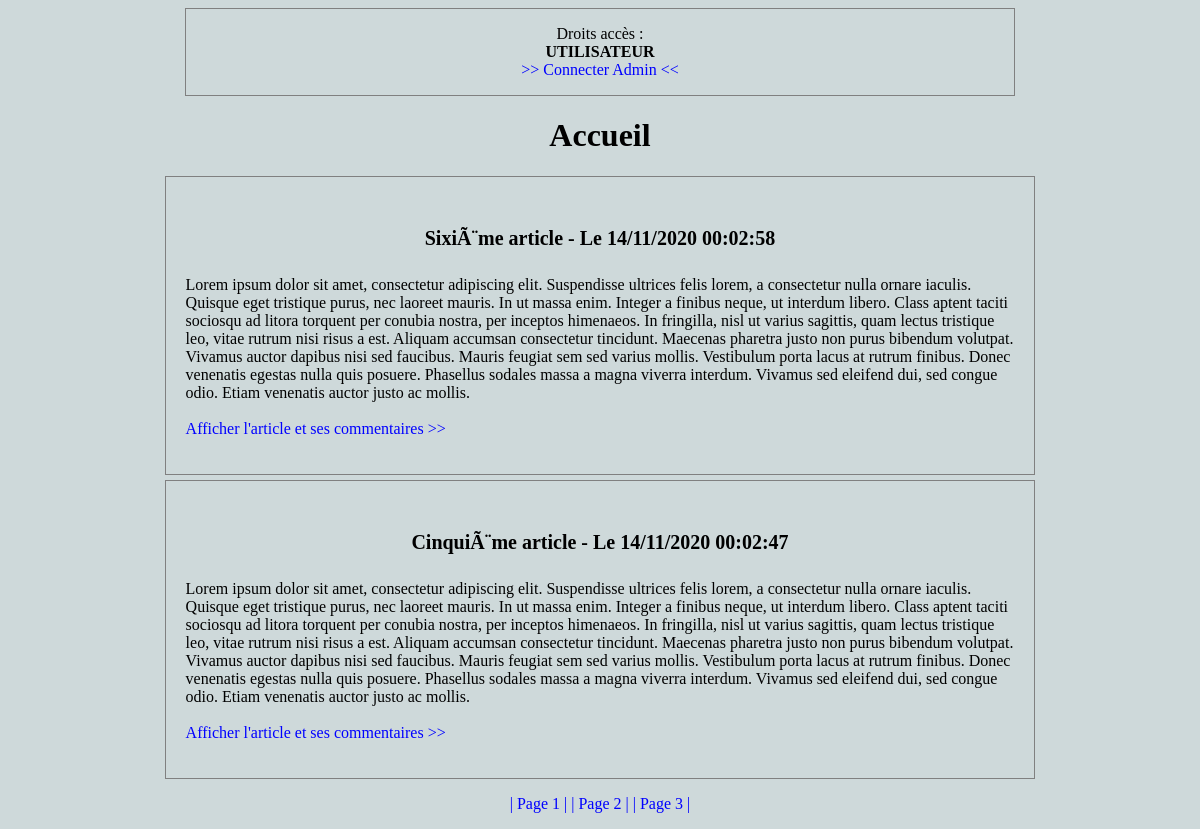
The app's page /tp-blog/index.php with its own data.
### tables this page shows
CREATE TABLE articles
(
  id            TINYINT(1)    UNSIGNED NOT NULL AUTO_INCREMENT,    
  titre         VARCHAR(50)   NOT NULL,                            
  contenu       TEXT          NOT NULL,                            
  date_creation DATETIME      NOT NULL DEFAULT CURRENT_TIMESTAMP,  
	
  PRIMARY KEY (id) 
	
);

### tp-blog/fonctions.php (called while the page is built)
<?php
function numero_page()
{
    if(isset($_GET['num_page']))
    {
        $num_page = htmlspecialchars($_GET['num_page']);
        $num_page = (int)$num_page;
        if($num_page > 100)
        {
            ?>
                <section class="bloc center padding"  style="text-align:center;">
                <h2>Le numéro de page est supérieur à 100, c'est étrange ;)</h2>
                </section>
            <?php
         }
    }
    else
    {
        $num_page = 1;
    }
    return $num_page;
}

### tp-blog/index.php (the view, shortened to what this page needs)
<?php include('fonctions.php');?>
<!DOCTYPE html>
<html lang="fr">
<head>
    <link rel="stylesheet" href="style.css">
</head>
<body>
    <section class="bloc center">
        <p style="text-align:center;">
            Droits accès :<br>
            <?php include('afficher-acces.php'); ?>
        </p>
    </section>
    <h1>Accueil</h1>
    <?php
$num_page = numero_page();
$articles_par_page = 2;
$num_article = ($num_page-1)*$articles_par_page;
include('connecter-bdd.php');
$sql = 'SELECT id, titre, contenu, DATE_FORMAT(date_creation,  \'%d/%m/%Y %H:%i:%s\') AS date_creation_fr FROM articles ORDER BY date_creation DESC LIMIT ' . $num_article . ',' . $articles_par_page . '';
$requete = $bdd->prepare($sql);
$requete->execute();
while ($article = $requete->fetch())
{
?>
    <section class="bloc center padding">
    <h3>
        <?php echo $article['titre']; ?>
            - Le
            <?php echo $article['date_creation_fr']; ?>
    </h3>
    <p>
        <?php echo $article['contenu']; ?><br /><br />
        <a href="article.php?id_billet=<?php echo $article['id']; ?>">Afficher l'article et ses commentaires >></a>
    </p>
</section>
<?php
}
$sql = 'SELECT COUNT(*) AS nb_billets FROM articles';
$requete = $bdd->prepare($sql);
$requete->execute();
$req = $requete->fetch();
$nbr_articles = $req['nb_billets'];
$nbr_pages = ceil(($nbr_articles/$articles_par_page));
?>
<p style="text-align: center;">
    <?php
    $num = 1;
    for ($pag = 1; $pag <= $nbr_pages; $pag++)
    {
    ?>
    <a href="?num_page=<?php echo $num;?>">| Page <?php echo $num;?> |</a>
    <?php $num = $num + 1;
    }
    ?>
</p>
</body>
</html>

### tp-blog/style.css (style rules this page uses)
body { background-color: #ced9da; }
h1, h3 { text-align:center; }
h3 { color: black; margin-bottom: 0px; padding: 10px; font-size: 20px; }
.center { width:70%; margin:auto; }
.padding { padding:20px; }
.bloc { border: 1px solid grey; margin-bottom: 5px; }
a { text-decoration: none; color: blue; }

### records on screen
articles: titre "SixiÃ¨me article", date_creation_fr "14/11/2020 00:02:58", contenu "Lorem ipsum dolor sit amet, consectetur adipiscing elit. Suspendisse ultrices felis lorem, a consectetur nulla ornare iaculis. Quisque eget tristique purus, nec laoreet mauris. In ut massa enim. Integer a finibus neque, ut interdum libero. Class aptent taciti sociosqu ad litora torquent per conubia nostra, per inceptos himenaeos. In fringilla, nisl ut varius sagittis, quam lectus tristique leo, vitae rutrum nisi risus a est. Aliquam accumsan consectetur tincidunt. Maecenas pharetra justo non purus bibendum volutpat. Vivamus auctor dapibus nisi sed faucibus. Mauris feugiat sem sed varius mollis. Vestibulum porta lacus at rutrum finibus. Donec venenatis egestas nulla quis posuere. Phasellus…"
articles: titre "CinquiÃ¨me article", date_creation_fr "14/11/2020 00:02:47", contenu "Lorem ipsum dolor sit amet, consectetur adipiscing elit. Suspendisse ultrices felis lorem, a consectetur nulla ornare iaculis. Quisque eget tristique purus, nec laoreet mauris. In ut massa enim. Integer a finibus neque, ut interdum libero. Class aptent taciti sociosqu ad litora torquent per conubia nostra, per inceptos himenaeos. In fringilla, nisl ut varius sagittis, quam lectus tristique leo, vitae rutrum nisi risus a est. Aliquam accumsan consectetur tincidunt. Maecenas pharetra justo non purus bibendum volutpat. Vivamus auctor dapibus nisi sed faucibus. Mauris feugiat sem sed varius mollis. Vestibulum porta lacus at rutrum finibus. Donec venenatis egestas nulla quis posuere. Phasellus…"
